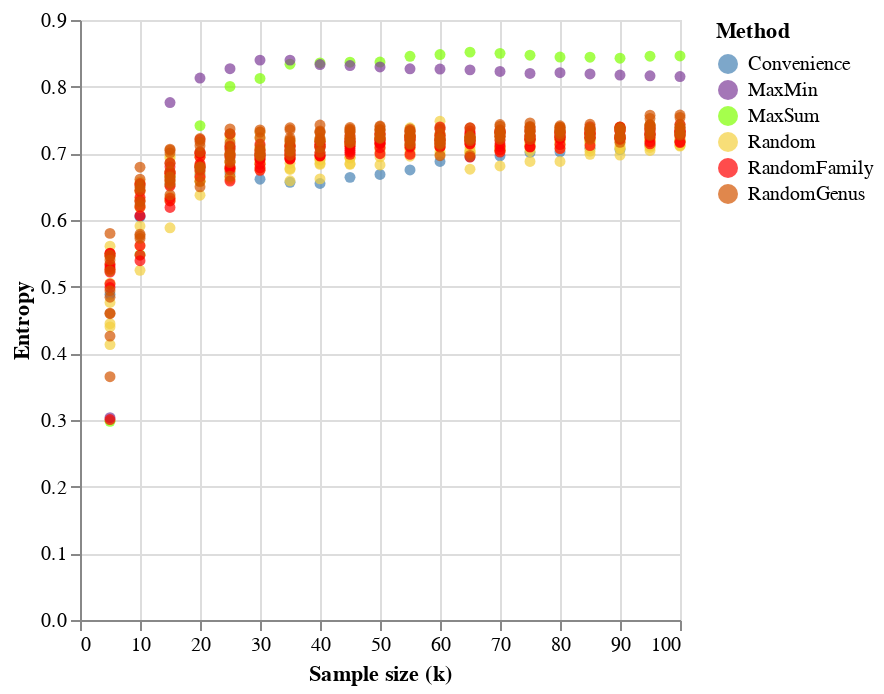

This figure's notebook cell:
### Code cell
plot2 = (
    alt.Chart(df[df['k'] <= 100])
    .mark_circle()
    .encode(
        x=alt.X(
            "k",
            title="Sample size (k)",
        ),
        y=alt.Y(
            "entropy_without_missing",
            # scale=alt.Scale(domain=[0, 3]),
            title="Entropy",
        ),
        color=alt.Color('Method').scale(range=['steelblue', '#7D3C98', 'chartreuse', '#F4D03F', 'red', '#D35400', ])
    )
)
plot2

### Figure 1 — Vega-Lite specification as saved in the notebook (floating-point values rounded to 4 significant figures; data arrays with more than 128 entries replaced by an {"elided": "..."} marker saying what was removed)
{"config": {"view": {"continuousWidth": 300, "continuousHeight": 300}}, "data": {"name": "data-67d0b750b19c18b417efd1549a7276fb"}, "mark": {"type": "circle"}, "encoding": {"color": {"field": "Method", "scale": {"range": ["steelblue", "#7D3C98", "chartreuse", "#F4D03F", "red", "#D35400"]}, "type": "nominal"}, "x": {"field": "k", "title": "Sample size (k)", "type": "quantitative"}, "y": {"field": "entropy_without_missing", "title": "Entropy", "type": "quantitative"}}, "$schema": "https://vega.github.io/schema/vega-lite/v5.17.0.json", "datasets": {"data-67d0b750b19c18b417efd1549a7276fb": {"elided": "660 records"}}}
